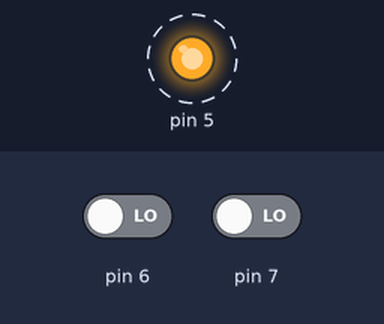
A sketch run on a simulated Arduino Uno, built with avr-gcc and run on an emulated ATmega328P. Parts: output pins drawn as LEDs (lit = HIGH). Dashed ring = blinking. The inputs (shaded band) are chosen by the test bench; at power-on: pin 6 LOW, pin 7 LOW.

Above: at 1.25 s.
1.3 s: pin 6 driven HIGH
At 5.15 s:
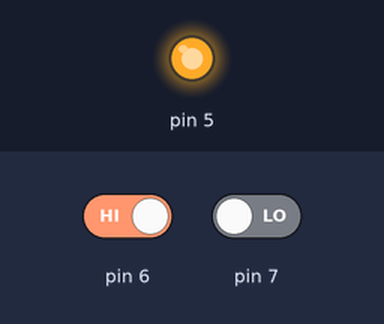
At 9.0 s:
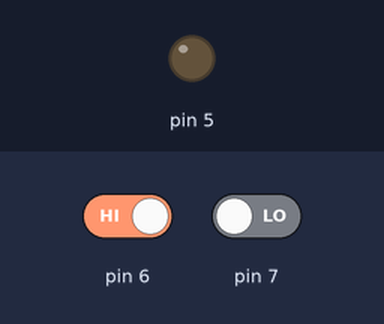
Timing chart, 0 to 10.3 s (numbered marks = the images above; inputs shaded):
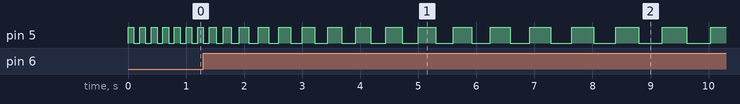

The sketch:

first.ino
```cpp
extern int wait = 100; // 100ms

void setup()
{
  pinMode(5, OUTPUT);
  pinMode(6, INPUT);
  pinMode(7, INPUT);
}

void loop() {
  int a = digitalRead(6);
  int b = digitalRead(7);
  if (a == 1)
    wait += 20;
  if (b == 1)
    wait -= 20;

  digitalWrite(5, HIGH);
  delay(wait);
  digitalWrite(5, LOW);
  delay(wait);
}
```

Measured:
- by itself, pin 5: repeats every 0.24 s: HIGH 0.12 s, LOW 0.12 s
